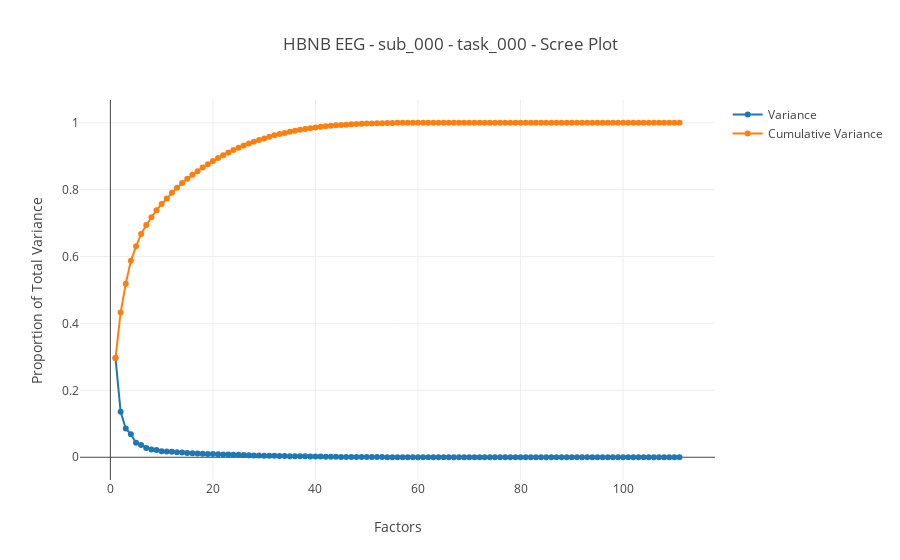

The notebook cell saved with this chart:
### Code cell
#ev = lpl.EigenvectorPairsPlotter(dataset)
#ev.plot(0, 0)

#ed = lpl.EnergyDistanceMatrixPlotter(dataset)
#ed.plot(0, 0)

#corr = lpl.CorrelationMatrixPlotter(dataset)
#corr.plot(0, 0)

#cov = lpl.CovarianceMatrixPlotter(dataset)
#cov.plot(0, 0)

scree = lpl.ScreePlotter(dataset)
scree.plot(0, 0)
